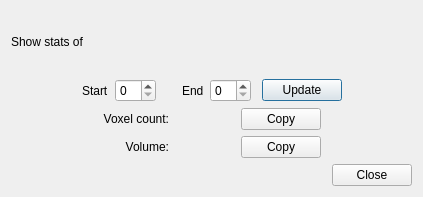
<?xml version="1.0" encoding="UTF-8"?>
<ui version="4.0">
 <class>DialogLabelStatsInRange</class>
 <widget class="QDialog" name="DialogLabelStatsInRange">
  <property name="geometry">
   <rect>
    <x>0</x>
    <y>0</y>
    <width>423</width>
    <height>197</height>
   </rect>
  </property>
  <property name="windowTitle">
   <string>Label Stats</string>
  </property>
  <layout class="QVBoxLayout" name="verticalLayout">
   <item>
    <widget class="QLabel" name="labelMain">
     <property name="text">
      <string>Show stats of </string>
     </property>
     <property name="wordWrap">
      <bool>true</bool>
     </property>
    </widget>
   </item>
   <item>
    <layout class="QHBoxLayout" name="horizontalLayout">
     <item>
      <spacer name="horizontalSpacer_2">
       <property name="orientation">
        <enum>Qt::Horizontal</enum>
       </property>
       <property name="sizeHint" stdset="0">
        <size>
         <width>40</width>
         <height>20</height>
        </size>
       </property>
      </spacer>
     </item>
     <item>
      <widget class="QLabel" name="label_2">
       <property name="text">
        <string>Start</string>
       </property>
      </widget>
     </item>
     <item>
      <widget class="QSpinBox" name="spinBoxStart"/>
     </item>
     <item>
      <spacer name="horizontalSpacer">
       <property name="orientation">
        <enum>Qt::Horizontal</enum>
       </property>
       <property name="sizeType">
        <enum>QSizePolicy::Fixed</enum>
       </property>
       <property name="sizeHint" stdset="0">
        <size>
         <width>20</width>
         <height>20</height>
        </size>
       </property>
      </spacer>
     </item>
     <item>
      <widget class="QLabel" name="label_3">
       <property name="text">
        <string>End</string>
       </property>
      </widget>
     </item>
     <item>
      <widget class="QSpinBox" name="spinBoxEnd"/>
     </item>
     <item>
      <spacer name="horizontalSpacer_6">
       <property name="orientation">
        <enum>Qt::Horizontal</enum>
       </property>
       <property name="sizeType">
        <enum>QSizePolicy::Fixed</enum>
       </property>
       <property name="sizeHint" stdset="0">
        <size>
         <width>5</width>
         <height>20</height>
        </size>
       </property>
      </spacer>
     </item>
     <item>
      <widget class="QPushButton" name="pushButton">
       <property name="text">
        <string>Update</string>
       </property>
      </widget>
     </item>
     <item>
      <spacer name="horizontalSpacer_3">
       <property name="orientation">
        <enum>Qt::Horizontal</enum>
       </property>
       <property name="sizeHint" stdset="0">
        <size>
         <width>40</width>
         <height>20</height>
        </size>
       </property>
      </spacer>
     </item>
    </layout>
   </item>
   <item>
    <layout class="QGridLayout" name="gridLayout">
     <item row="0" column="2">
      <widget class="QLabel" name="labelVoxelCount">
       <property name="minimumSize">
        <size>
         <width>60</width>
         <height>0</height>
        </size>
       </property>
       <property name="text">
        <string/>
       </property>
      </widget>
     </item>
     <item row="0" column="0">
      <spacer name="horizontalSpacer_4">
       <property name="orientation">
        <enum>Qt::Horizontal</enum>
       </property>
       <property name="sizeHint" stdset="0">
        <size>
         <width>40</width>
         <height>20</height>
        </size>
       </property>
      </spacer>
     </item>
     <item row="0" column="1">
      <widget class="QLabel" name="label_4">
       <property name="text">
        <string>Voxel count:</string>
       </property>
       <property name="alignment">
        <set>Qt::AlignRight|Qt::AlignTrailing|Qt::AlignVCenter</set>
       </property>
      </widget>
     </item>
     <item row="1" column="3">
      <widget class="QPushButton" name="pushButtonCopyVolume">
       <property name="text">
        <string>Copy</string>
       </property>
      </widget>
     </item>
     <item row="1" column="1">
      <widget class="QLabel" name="label_5">
       <property name="text">
        <string>Volume:</string>
       </property>
       <property name="alignment">
        <set>Qt::AlignRight|Qt::AlignTrailing|Qt::AlignVCenter</set>
       </property>
      </widget>
     </item>
     <item row="1" column="2">
      <widget class="QLabel" name="labelVolume">
       <property name="minimumSize">
        <size>
         <width>60</width>
         <height>0</height>
        </size>
       </property>
       <property name="text">
        <string/>
       </property>
      </widget>
     </item>
     <item row="0" column="3">
      <widget class="QPushButton" name="pushButtonCopyVoxelCount">
       <property name="text">
        <string>Copy</string>
       </property>
      </widget>
     </item>
     <item row="0" column="4">
      <spacer name="horizontalSpacer_5">
       <property name="orientation">
        <enum>Qt::Horizontal</enum>
       </property>
       <property name="sizeHint" stdset="0">
        <size>
         <width>40</width>
         <height>20</height>
        </size>
       </property>
      </spacer>
     </item>
    </layout>
   </item>
   <item>
    <widget class="QDialogButtonBox" name="buttonBox">
     <property name="orientation">
      <enum>Qt::Horizontal</enum>
     </property>
     <property name="standardButtons">
      <set>QDialogButtonBox::Close</set>
     </property>
    </widget>
   </item>
  </layout>
 </widget>
 <resources/>
 <connections>
  <connection>
   <sender>buttonBox</sender>
   <signal>accepted()</signal>
   <receiver>DialogLabelStatsInRange</receiver>
   <slot>accept()</slot>
   <hints>
    <hint type="sourcelabel">
     <x>230</x>
     <y>175</y>
    </hint>
    <hint type="destinationlabel">
     <x>157</x>
     <y>196</y>
    </hint>
   </hints>
  </connection>
  <connection>
   <sender>buttonBox</sender>
   <signal>rejected()</signal>
   <receiver>DialogLabelStatsInRange</receiver>
   <slot>reject()</slot>
   <hints>
    <hint type="sourcelabel">
     <x>298</x>
     <y>181</y>
    </hint>
    <hint type="destinationlabel">
     <x>286</x>
     <y>196</y>
    </hint>
   </hints>
  </connection>
  <connection>
   <sender>spinBoxStart</sender>
   <signal>valueChanged(int)</signal>
   <receiver>labelVoxelCount</receiver>
   <slot>clear()</slot>
   <hints>
    <hint type="sourcelabel">
     <x>110</x>
     <y>50</y>
    </hint>
    <hint type="destinationlabel">
     <x>217</x>
     <y>91</y>
    </hint>
   </hints>
  </connection>
  <connection>
   <sender>spinBoxStart</sender>
   <signal>valueChanged(int)</signal>
   <receiver>labelVolume</receiver>
   <slot>clear()</slot>
   <hints>
    <hint type="sourcelabel">
     <x>113</x>
     <y>52</y>
    </hint>
    <hint type="destinationlabel">
     <x>205</x>
     <y>128</y>
    </hint>
   </hints>
  </connection>
  <connection>
   <sender>spinBoxEnd</sender>
   <signal>valueChanged(int)</signal>
   <receiver>labelVoxelCount</receiver>
   <slot>clear()</slot>
   <hints>
    <hint type="sourcelabel">
     <x>215</x>
     <y>49</y>
    </hint>
    <hint type="destinationlabel">
     <x>220</x>
     <y>95</y>
    </hint>
   </hints>
  </connection>
  <connection>
   <sender>spinBoxEnd</sender>
   <signal>valueChanged(int)</signal>
   <receiver>labelVolume</receiver>
   <slot>clear()</slot>
   <hints>
    <hint type="sourcelabel">
     <x>234</x>
     <y>54</y>
    </hint>
    <hint type="destinationlabel">
     <x>221</x>
     <y>129</y>
    </hint>
   </hints>
  </connection>
  <connection>
   <sender>pushButton</sender>
   <signal>clicked()</signal>
   <receiver>DialogLabelStatsInRange</receiver>
   <slot>OnButtonUpdate()</slot>
   <hints>
    <hint type="sourcelabel">
     <x>335</x>
     <y>50</y>
    </hint>
    <hint type="destinationlabel">
     <x>585</x>
     <y>76</y>
    </hint>
   </hints>
  </connection>
  <connection>
   <sender>pushButtonCopyVoxelCount</sender>
   <signal>clicked()</signal>
   <receiver>DialogLabelStatsInRange</receiver>
   <slot>OnButtonCopy()</slot>
   <hints>
    <hint type="sourcelabel">
     <x>303</x>
     <y>94</y>
    </hint>
    <hint type="destinationlabel">
     <x>660</x>
     <y>134</y>
    </hint>
   </hints>
  </connection>
  <connection>
   <sender>pushButtonCopyVolume</sender>
   <signal>clicked()</signal>
   <receiver>DialogLabelStatsInRange</receiver>
   <slot>OnButtonCopy()</slot>
   <hints>
    <hint type="sourcelabel">
     <x>292</x>
     <y>124</y>
    </hint>
    <hint type="destinationlabel">
     <x>583</x>
     <y>129</y>
    </hint>
   </hints>
  </connection>
 </connections>
 <slots>
  <slot>OnButtonUpdate()</slot>
  <slot>OnButtonCopy()</slot>
 </slots>
</ui>
